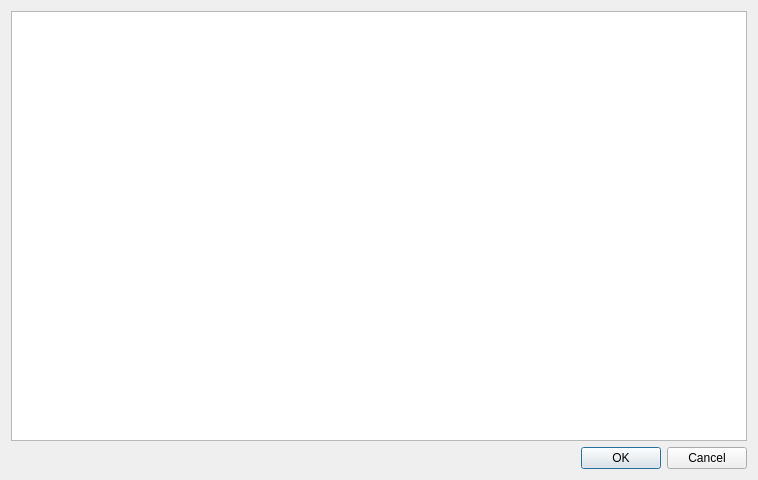
<?xml version="1.0" encoding="UTF-8"?>
<ui version="4.0">
 <class>LoadDialog</class>
 <widget class="QDialog" name="LoadDialog">
  <property name="geometry">
   <rect>
    <x>0</x>
    <y>0</y>
    <width>758</width>
    <height>480</height>
   </rect>
  </property>
  <property name="windowTitle">
   <string>Dialog</string>
  </property>
  <layout class="QGridLayout" name="gridLayout">
   <item row="1" column="0">
    <widget class="QListWidget" name="listWidget"/>
   </item>
   <item row="4" column="0">
    <widget class="QDialogButtonBox" name="buttonBox">
     <property name="orientation">
      <enum>Qt::Horizontal</enum>
     </property>
     <property name="standardButtons">
      <set>QDialogButtonBox::Cancel|QDialogButtonBox::Ok</set>
     </property>
    </widget>
   </item>
  </layout>
 </widget>
 <resources/>
 <connections>
  <connection>
   <sender>buttonBox</sender>
   <signal>accepted()</signal>
   <receiver>LoadDialog</receiver>
   <slot>accept()</slot>
   <hints>
    <hint type="sourcelabel">
     <x>248</x>
     <y>254</y>
    </hint>
    <hint type="destinationlabel">
     <x>157</x>
     <y>274</y>
    </hint>
   </hints>
  </connection>
  <connection>
   <sender>buttonBox</sender>
   <signal>rejected()</signal>
   <receiver>LoadDialog</receiver>
   <slot>reject()</slot>
   <hints>
    <hint type="sourcelabel">
     <x>316</x>
     <y>260</y>
    </hint>
    <hint type="destinationlabel">
     <x>286</x>
     <y>274</y>
    </hint>
   </hints>
  </connection>
 </connections>
</ui>
